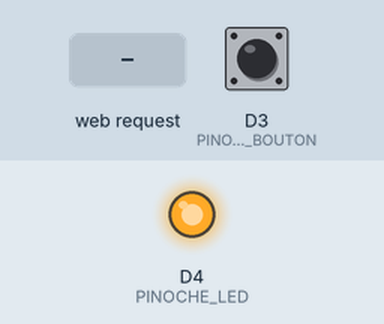
A sketch run on a simulated ESP8266 (NodeMCU). Shown: output pins drawn as LEDs (lit = HIGH). The test bench sets the inputs (shaded band); at power-on: D3 (PINOCHE_BOUTON) HIGH. WiFi joins after 1.5 s; servers stay silent unless stated; what the sketch prints to the serial monitor is not drawn.

Above: at 2.7 s.
2.8 s: D3 (PINOCHE_BOUTON) pulled LOW for 0.15 s
At 3.2 s:
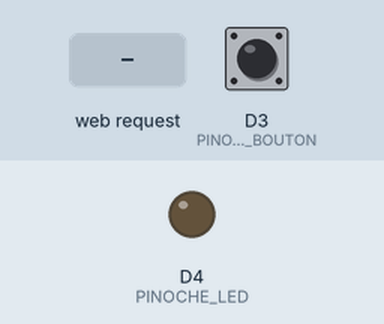
5.9 s: D3 (PINOCHE_BOUTON) pulled LOW for 1 s
At 6.8 s:
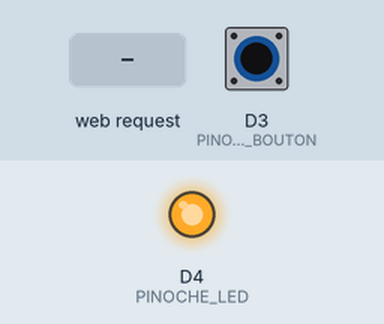
8.4 s: D3 (PINOCHE_BOUTON) pulled LOW for 3.2 s
At 8.7 s:
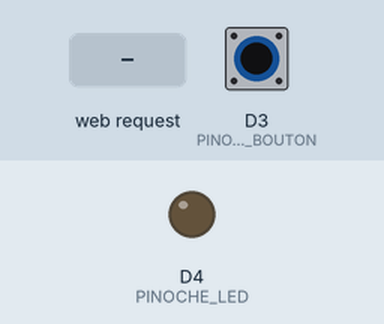
13.1 s: HTTP request GET /LED=OFF received
At 13.6 s:
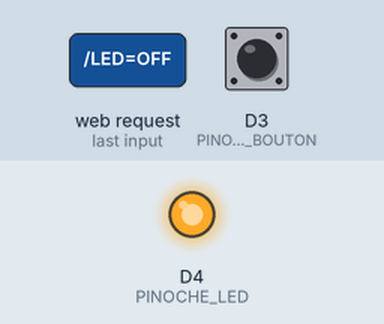
14.6 s: HTTP request GET /LED=INVERSE received
At 15.9 s:
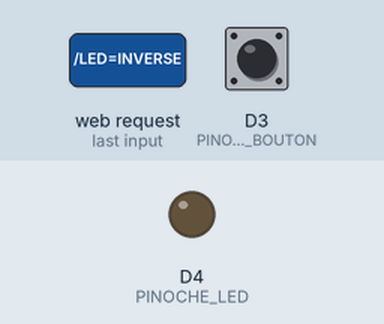
Timing chart, 0 to 17.1 s (numbered marks = the images above; inputs shaded):
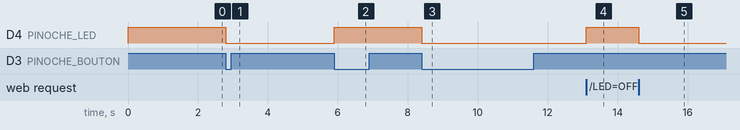

Measured:
- after the input at 2.8 s, D4 (PINOCHE_LED): HIGH → LOW at once
- after the input at 5.9 s, D4 (PINOCHE_LED): LOW → HIGH at once
- after the input at 8.4 s, D4 (PINOCHE_LED): HIGH → LOW at once
- after the input at 13.1 s, D4 (PINOCHE_LED): LOW → HIGH at once
- after the input at 14.6 s, D4 (PINOCHE_LED): HIGH → LOW at once

The sketch:

14-WebOta.ino
```cpp
// (licence header left out)
#define DEBUG                                               // Trace des états et actions
#define TRACE_OTA                                           // Trace la mise à jour par le réseau
//#define POINT_ACCES_PRIVE                                 // Embarque un point d'accès privé (sinon, se connecte sur un Wifi existant)
#define NOM_ESP "MonEsp8266"                                // Nom DNS de cet ESP (doit être unique sur le réseau)

#define PINOCHE_BOUTON D3                                   // Entrée ESP du bouton
#define PINOCHE_LED D4                                      // Sortie ESP de la LED
#define BOUTON_PULL_UP false                                // Bouton sans tirage au niveau haut
#define ALLUME_LED LOW                                      // LED allumée à l'état BAS
#define ETEINS_LED HIGH                                     // LED éteinte à l'état HAUT
#define BOUTON_ANTI_REBOND (50)                             // Anti-rebond à 50 ms
#define BOUTON_BAS true                                     // Bouton actif au niveau bas

#include <EasyButton.h>                                     // Librairie Easy Button
#include <ESP8266WiFi.h>                                    // Librairie Wifi
#include <ESPAsyncWebServer.h>                              // Librairie serveur Web asynchrone
#include <ArduinoOTA.h>                                     // Librairie OTA (mise à jour par le réseau)

// Définition du nom du point d'accès à créer
const char* ssid = "WIFI_SERVEUR_WEB";                      // <-- Mettre ici le SSID de votre box
const char* password = "PASSWORD";                          // <-- Mettre ici le mot de passe du WiFi de votre box

// Classe serveur Web asynchrone
AsyncWebServer serveurWeb(80);                              // Utiliser le port 80

// Variables
int etatLed = ETEINS_LED;                                   // État initial de la LED

// Classe Easy Button
EasyButton bouton(PINOCHE_BOUTON, BOUTON_ANTI_REBOND, BOUTON_BAS, BOUTON_PULL_UP);

// Aligne l'étt de la LED avec le contenu de la variable etatLed
void modifieLed() {
    digitalWrite(PINOCHE_LED, etatLed);                     // Écrire le nouvel état de la LED
    #ifdef DEBUG
        if (etatLed == ALLUME_LED) {                        // Est-ce que la LED est allumée ?
            Serial.println("La LED est allumée");
        } else {
            Serial.println("La LED est éteinte");
        }
    #endif
}

// Renvoie l'état de la LED
void afficheEtat(AsyncWebServerRequest *requete) {
    String message = "";                                    // Contenu de la réponse
    message += "<!DOCTYPE HTML>\n";                         // Document de type HTML
    message += "<meta charset=\"UTF-8\">\n";                // Indiquer qu'on utilise des caractères accentués
    message += "<html>\n";                                  // Début du HTML
    message += "Bienvenue sur le serveur Web de test du FabLab !<br>\n"; // Message
    message += "<br><br>\n";
    message += "La LED est ";
    message += etatLed == ALLUME_LED ? "allumée":"éteinte";
    message += "\n<br><br>";
    message += "<a href=\"/LED=ON\"\"><button>Allumer</button></a>\n";
    message += "<a href=\"/LED=OFF\"\"><button>Éteindre</button></a>\n";
    message += "<a href=\"/LED=INVERSE\"\"><button>Inverser</button></a>\n";
    message += "</html>\n";                                 // Fin du HTML
    requete->send_P(200, "text/html", message.c_str());
}

// Routine activée lors de la réception de la commande /LED=ON
void setLedOn(AsyncWebServerRequest *requete) {
    #ifdef DEBUG
        Serial.println("Force la LED on");
    #endif
    etatLed = ALLUME_LED;
    modifieLed();
    afficheEtat(requete);
}

// Routine activée lors de la réception de la commande /LED=OFF
void setLedOff(AsyncWebServerRequest *requete) {
    #ifdef DEBUG
        Serial.println("Force la LED off");
    #endif
    etatLed = ETEINS_LED;
    modifieLed();
    afficheEtat(requete);
}
// Routine activée lors de la réception de la commande /LED=INVERSE
void setLedInverse(AsyncWebServerRequest *requete) {
    #ifdef DEBUG
        Serial.println("Bascule l'état de la LED");
    #endif
    etatLed = !etatLed;
    modifieLed();
    afficheEtat(requete);
}

// Routine activée lors de l'appui sur le bouton
void appuiBouton() {
    #ifdef DEBUG
        Serial.println("Le bouton est poussé");             // Tracer l'état du bouton
    #endif
    etatLed = ! etatLed;                                    // Oui, inverser l'état de la LED
    modifieLed();
}

#if defined(DEBUG) && defined(TRACE_OTA)
    void onStartOTA() {
        if (ArduinoOTA.getCommand() == U_FLASH) {
            Serial.println("Début de mise à jour du logiciel");
        } else { // U_FS
            Serial.println("Début de mise à jour du système de fichiers");
            //FS.end();                                 // Dé-commenter la ligne si on utilise le système de fichier
        }
    }

    void onEndOTA() {
        Serial.println("Fin de mise à jour");
    }

    void onProgressOTA(unsigned int progres, unsigned int total) {
        Serial.print("Progrès MAJ: ");
        Serial.println(progres / (total / 100));
    }

    void onErrorOTA(ota_error_t erreur) {
        Serial.print("Erreur OTA (");
        Serial.print(erreur);
        Serial.print(") : Erreur ");
        if (erreur == OTA_AUTH_ERROR) {
            Serial.println("authentification");
        } else if (erreur == OTA_BEGIN_ERROR) {
            Serial.println("lancement");
        } else if (erreur == OTA_CONNECT_ERROR) {
            Serial.println("connexion");
        } else if (erreur == OTA_RECEIVE_ERROR) {
            Serial.println("réception");
        } else if (erreur == OTA_END_ERROR) {
            Serial.println("terminaison");
        } else {
            Serial.println("inconnue !");
        }
    }
    #endif

// Initialisation au lancement du programme
void setup() {
    #ifdef DEBUG
        Serial.begin(74880);                                // Initialise le port série à 74880 bds (~ 7.500 caractères par seconde)
        Serial.println("Le programme s'initialise ...");
    #endif
    digitalWrite(PINOCHE_LED, ETEINS_LED);                  // Éteins la LED
    pinMode(PINOCHE_LED, OUTPUT);                           // Définit la pinoche de la LED en sortie
    bouton.begin();                                         // Lance la gestion du bouton
    bouton.onPressed(appuiBouton);                          // Routine à appeler lors de l'appui sur le bouton

    WiFi.hostname(NOM_ESP);                                 // Définit le nom de ce module
    IPAddress adresseIP;                                    // Adresse IP du serveur ou du client

    #ifdef POINT_ACCES_PRIVE                                // Si on a demandé un point d'accès privé
        #ifdef DEBUG
            Serial.print("Création du Wifi ");
            Serial.println(ssid);
        #endif
        WiFi.softAP(ssid, password);                        // Démarrer un point d'accès Wifi
        adresseIP = WiFi.softAPIP();                        // Adresse IP de ce serveur
    #else                                                   // Sinon, on se connecte à un réseau existant
        #ifdef DEBUG
            Serial.print("Connexion au Wifi ");
            Serial.print(ssid);
            Serial.print(" ");
        #endif

        WiFi.begin(ssid, password);                         // Démarrer la connexion à un accès Wifi existant
        while (WiFi.status() != WL_CONNECTED) {             // Tant que le Wifi n'est pas connecté ?
            delay(500);                                     // Attendre 0,5 s
            #ifdef DEBUG
                Serial.print(".");                          // Afficher un point
            #endif
        }                                                   // Et reboucler
        adresseIP = WiFi.localIP();                         // Adresse IP du client
    #endif

    #ifdef DEBUG
        Serial.println();
        Serial.print("URL de connexion: http://");
        Serial.print(adresseIP);                            // Afficher l'adresse IP de ce serveur/client
        Serial.print("/ ou http://");
        Serial.print(NOM_ESP);
        Serial.println("/");
    #endif

    // Trace du process de mise à jour par le réseau (optionnel)
    #if defined(DEBUG) && defined(TRACE_OTA)
        ArduinoOTA.onStart(onStartOTA);
        ArduinoOTA.onEnd(onEndOTA);
        ArduinoOTA.onProgress(onProgressOTA);
        ArduinoOTA.onError(onErrorOTA);
    #endif

    //ArduinoOTA.setPassword("mon mot de passe");           // Dé-commenter pour associer un mot de passe à l'OTA
    ArduinoOTA.begin();                                     // Initialise la mise à jour par le réseau

    serveurWeb.on("/", HTTP_GET, afficheEtat);              // Routines réalisant les différente actions
    serveurWeb.on("/LED=ON", HTTP_GET, setLedOn);
    serveurWeb.on("/LED=OFF", HTTP_GET, setLedOff);
    serveurWeb.on("/LED=INVERSE", HTTP_GET, setLedInverse);
    serveurWeb.onNotFound (afficheEtat);                    // Routine a appeler si l'URL donnée n'est pas dans la liste ci-dessus

    serveurWeb.begin();                                     // Lancer le serveur Web
}

// Boucle permanente
void loop() {
    bouton.read();                                          // Passer la main à la classe EasyButton
    ArduinoOTA.handle();                                    // Passer la main à l'OTA
}
```
